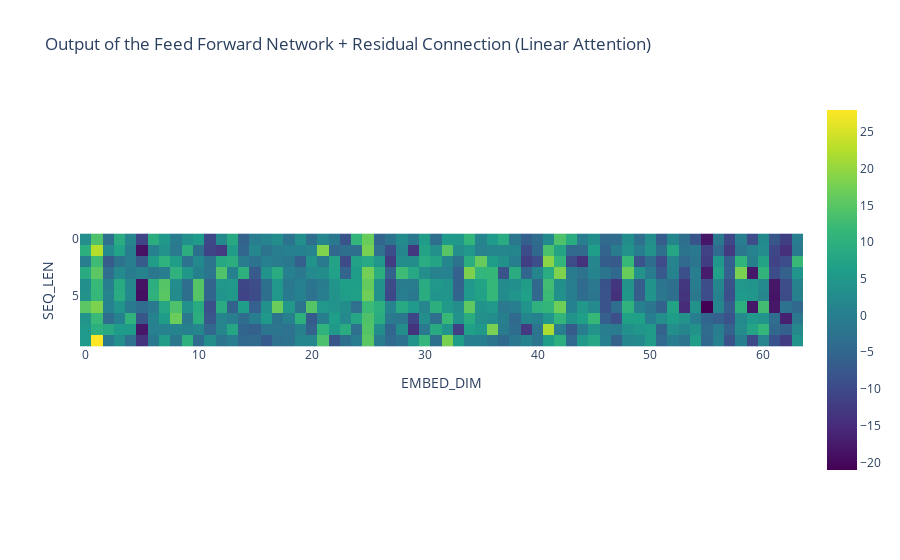

Write notebook code for a chart like this one.
### Code cell
px.imshow(post_ffn_res[0], title="Output of the Feed Forward Network + Residual Connection (Linear Attention)", labels=dict(x="EMBED_DIM", y="SEQ_LEN"), color_continuous_scale="VIRIDIS")

### Figure 1 — Plotly figure (JSON) as saved in the notebook; plotly's stock layout.template omitted (floating-point values rounded to 4 significant figures; data arrays with more than 128 entries replaced by an {"elided": "..."} marker saying what was removed)
{"data": [{"coloraxis": "coloraxis", "hovertemplate": "EMBED_DIM: %{x}<br>SEQ_LEN: %{y}<br>color: %{z}<extra></extra>", "name": "0", "type": "heatmap", "xaxis": "x", "yaxis": "y", "z": {"elided": "10x64 float values"}}], "layout": {"coloraxis": {"colorscale": [[0, "#440154"], [0.1111, "#482878"], [0.2222, "#3e4989"], [0.3333, "#31688e"], [0.4444, "#26828e"], [0.5556, "#1f9e89"], [0.6667, "#35b779"], [0.7778, "#6ece58"], [0.8889, "#b5de2b"], [1, "#fde725"]]}, "title": {"text": "Output of the Feed Forward Network + Residual Connection (Linear Attention)"}, "xaxis": {"anchor": "y", "constrain": "domain", "domain": [0, 1], "scaleanchor": "y", "title": {"text": "EMBED_DIM"}}, "yaxis": {"anchor": "x", "autorange": "reversed", "constrain": "domain", "domain": [0, 1], "title": {"text": "SEQ_LEN"}}}}
